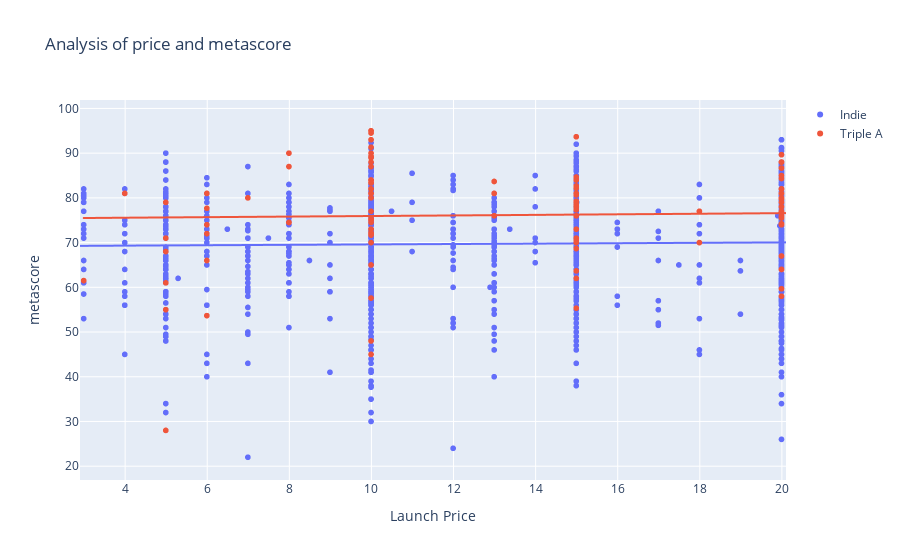

Notebook code for this chart:
### Markdown cell above
The graph shows indie games are generally cheaper than triple A games. Indie developers want to keep their games inexpensive so people are more likely to give them a try, despite the fact that the studio is unknown to them. \
The higher development and marketing costs for triple A games raise the price of their games significantly. These large studios are able to actually sell their games for a higher price, as they are a known brand that people trust.

### Code cell
{
    "tags": [
        "hide_input",
    ]
}

df1 = pd.read_csv("DATASETS/result.csv")[["metascore", "name"]]
df2 = pd.read_csv("DATASETS/steam_reviews_revenue.csv")[["name", "Launch Price", "is_aaa"]]

df = pd.merge(df1, df2, how="inner", on="name")
df = df.groupby(df["name"]).aggregate({"name":"first", "Launch Price":"mean", "metascore":"mean", "is_aaa":"first"})

df["is_aaa"] = df["is_aaa"].replace({0:"Indie", 1:"Triple A"})

fig = px.scatter(df, x='Launch Price', y='metascore', trendline='ols', title='Analysis of price and metascore', color="is_aaa", labels={'is_aaa':''})
fig.update_layout(xaxis=dict(range=[2.9, 20.1]))
fig.update_traces(selector=dict(type='trendline'), name='Trendline')
fig.show()

### Figure 1 — Plotly figure (JSON) as saved in the notebook; plotly's stock layout.template omitted (floating-point values rounded to 4 significant figures; data arrays with more than 128 entries replaced by an {"elided": "..."} marker saying what was removed)
{"data": [{"hovertemplate": "=Indie<br>Launch Price=%{x}<br>metascore=%{y}<extra></extra>", "legendgroup": "Indie", "marker": {"color": "#636efa", "symbol": "circle"}, "mode": "markers", "name": "Indie", "showlegend": true, "type": "scattergl", "x": {"elided": "1890 float values"}, "xaxis": "x", "y": {"elided": "1890 float values"}, "yaxis": "y"}, {"hovertemplate": "<b>OLS trendline</b><br>metascore = 0.0449163 * Launch Price + 69.144<br>R<sup>2</sup>=0.002206<br><br>=Indie<br>Launch Price=%{x}<br>metascore=%{y} <b>(trend)</b><extra></extra>", "legendgroup": "Indie", "marker": {"color": "#636efa", "symbol": "circle"}, "mode": "lines", "name": "Indie", "showlegend": false, "type": "scattergl", "x": {"elided": "1890 float values"}, "xaxis": "x", "y": {"elided": "1890 float values"}, "yaxis": "y"}, {"hovertemplate": "=Triple A<br>Launch Price=%{x}<br>metascore=%{y}<extra></extra>", "legendgroup": "Triple A", "marker": {"color": "#EF553B", "symbol": "circle"}, "mode": "markers", "name": "Triple A", "showlegend": true, "type": "scattergl", "x": {"elided": "147 float values"}, "xaxis": "x", "y": {"elided": "147 float values"}, "yaxis": "y"}, {"hovertemplate": "<b>OLS trendline</b><br>metascore = 0.0636011 * Launch Price + 75.308<br>R<sup>2</sup>=0.007651<br><br>=Triple A<br>Launch Price=%{x}<br>metascore=%{y} <b>(trend)</b><extra></extra>", "legendgroup": "Triple A", "marker": {"color": "#EF553B", "symbol": "circle"}, "mode": "lines", "name": "Triple A", "showlegend": false, "type": "scattergl", "x": {"elided": "147 float values"}, "xaxis": "x", "y": {"elided": "147 float values"}, "yaxis": "y"}], "layout": {"legend": {"title": {"text": ""}, "tracegroupgap": 0}, "title": {"text": "Analysis of price and metascore"}, "xaxis": {"anchor": "y", "domain": [0, 1], "range": [2.9, 20.1], "title": {"text": "Launch Price"}}, "yaxis": {"anchor": "x", "domain": [0, 1], "title": {"text": "metascore"}}}}
